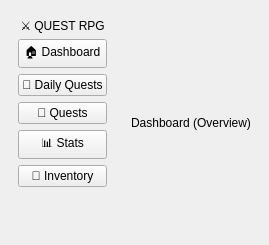
<?xml version="1.0" encoding="UTF-8"?>
<ui version="4.0">
 <class>MainWindow</class>
 <widget class="QMainWindow" name="MainWindow">
  <property name="windowTitle">
   <string>Quest RPG</string>
  </property>

  <widget class="QWidget" name="centralwidget">
   <layout class="QHBoxLayout" name="rootLayout">

    <!-- SIDEBAR -->
    <item>
     <widget class="QFrame" name="sidebar">
      <property name="minimumWidth">
       <number>200</number>
      </property>
      <property name="maximumWidth">
       <number>220</number>
      </property>
      <layout class="QVBoxLayout" name="sidebarLayout">

       <item>
        <widget class="QLabel" name="appTitle">
         <property name="text">
          <string>⚔ QUEST RPG</string>
         </property>
         <property name="alignment">
          <set>Qt::AlignCenter</set>
         </property>
        </widget>
       </item>

       <item>
        <widget class="QPushButton" name="btnDashboard">
         <property name="text">
          <string>🏠 Dashboard</string>
         </property>
        </widget>
       </item>

       <item>
        <widget class="QPushButton" name="btnDaily">
         <property name="text">
          <string>📅 Daily Quests</string>
         </property>
        </widget>
       </item>

       <item>
        <widget class="QPushButton" name="btnQuests">
         <property name="text">
          <string>📜 Quests</string>
         </property>
        </widget>
       </item>

       <item>
        <widget class="QPushButton" name="btnStats">
         <property name="text">
          <string>📊 Stats</string>
         </property>
        </widget>
       </item>

       <item>
        <widget class="QPushButton" name="btnInventory">
         <property name="text">
          <string>🎒 Inventory</string>
         </property>
        </widget>
       </item>

       <item>
        <spacer name="sidebarSpacer">
         <property name="orientation">
          <enum>Qt::Vertical</enum>
         </property>
         <property name="sizeHint" stdset="0">
          <size>
           <width>20</width>
           <height>40</height>
          </size>
         </property>
        </spacer>
       </item>

      </layout>
     </widget>
    </item>

    <!-- MAIN CONTENT -->
    <item>
     <widget class="QStackedWidget" name="stackedPages">

      <!-- DASHBOARD PAGE -->
      <widget class="QWidget" name="pageDashboard">
       <layout class="QVBoxLayout">
        <item>
         <widget class="QLabel">
          <property name="text">
           <string>Dashboard (Overview)</string>
          </property>
          <property name="alignment">
           <set>Qt::AlignCenter</set>
          </property>
         </widget>
        </item>
       </layout>
      </widget>

      <!-- DAILY QUESTS PAGE -->
      <widget class="QWidget" name="pageDaily">
       <layout class="QVBoxLayout">
        <item>
         <widget class="QLabel">
          <property name="text">
           <string>Daily Quests</string>
          </property>
          <property name="alignment">
           <set>Qt::AlignCenter</set>
          </property>
         </widget>
        </item>
       </layout>
      </widget>

      <!-- QUESTS PAGE -->
      <widget class="QWidget" name="pageQuests">
       <layout class="QVBoxLayout">
        <item>
         <widget class="QLabel">
          <property name="text">
           <string>Manage Quests</string>
          </property>
          <property name="alignment">
           <set>Qt::AlignCenter</set>
          </property>
         </widget>
        </item>
       </layout>
      </widget>

      <!-- STATS PAGE -->
      <widget class="QWidget" name="pageStats">
       <layout class="QVBoxLayout">
        <item>
         <widget class="QLabel">
          <property name="text">
           <string>Player Stats</string>
          </property>
          <property name="alignment">
           <set>Qt::AlignCenter</set>
          </property>
         </widget>
        </item>
       </layout>
      </widget>

      <!-- INVENTORY PAGE -->
      <widget class="QWidget" name="pageInventory">
       <layout class="QVBoxLayout">
        <item>
         <widget class="QLabel">
          <property name="text">
           <string>Inventory</string>
          </property>
          <property name="alignment">
           <set>Qt::AlignCenter</set>
          </property>
         </widget>
        </item>
       </layout>
      </widget>

     </widget>
    </item>

   </layout>
  </widget>
 </widget>
 <resources/>
 <connections/>
</ui>
